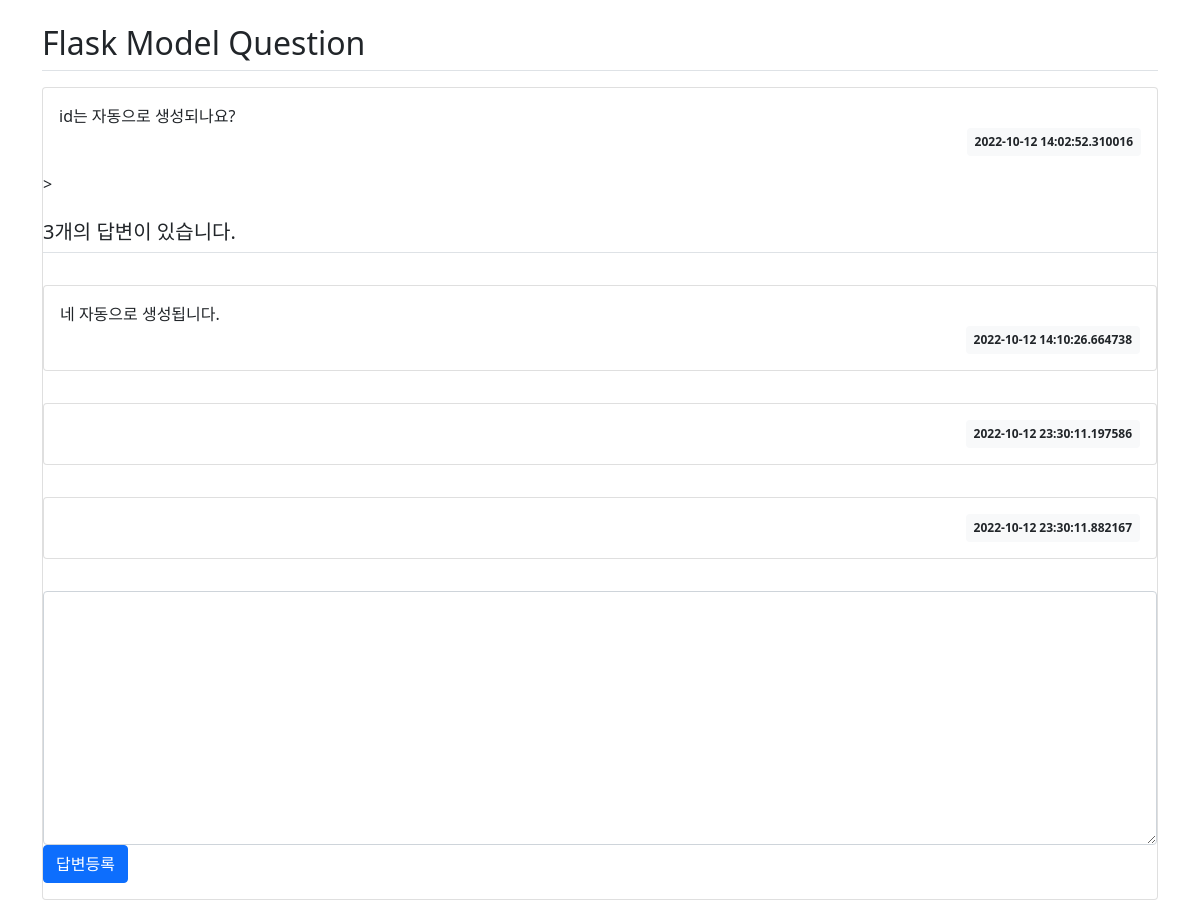
Screenshot of /question/detail/2/ with the database file from the repository.
### pybo/models.py (models this page shows)
class Question(db.Model):
    id = db.Column(db.Integer, primary_key=True)
    subject = db.Column(db.String(200), nullable=False)
    content = db.Column(db.Text(), nullable=False)
    create_date = db.Column(db.DateTime(), nullable=False)

class Answer(db.Model):
    id = db.Column(db.Integer, primary_key=True)
    question_id = db.Column(db.Integer, db.ForeignKey('question.id', ondelete='CASCADE'))
    question = db.relationship('Question', backref=db.backref('answer_set'))
    content = db.Column(db.Text(), nullable=False)
    create_date = db.Column(db.DateTime(), nullable=False)

### pybo/views/question_views.py (the view)
@bp.route('/detail/<int:question_id>/')
def detail(question_id):
    form = AnswerForm()
    question = Question.query.get_or_404(question_id)
    return render_template('question/question_detail.html', question=question, form=form)

### pybo/forms.py
class AnswerForm(FlaskForm):
    content = TextAreaField('내용', validators=[DataRequired('내용은 필수입력 항목입니다.')])

### pybo/templates/question/question_detail.html (shortened to what this page needs)
{% extends 'base.html'%}
{% block content %}
<div class="container my-3">
    <h2 class="border-bottom py-2">{{question.subject}}</h2>
    <div class="card my-3">
        <div class="card-body">
            <div class="card-text" style="white-space: pre-line;">{{question.content}}</div>
            <div class="d-flex justify-content-end">
                <div class="badge bg-light text-dark p-2">
                    {{question.create_date}}
                </div>
            </div>
    </div>
    >
    <h5 class="border-bottom my-3 py-2">{{question.answer_set|length}}개의 답변이 있습니다.</h5>
    {% for answer in question.answer_set %}
    <div class="card my-3">
        <div class="card-body">
            <div class="card-text" style="white-space: pre-line;">{{answer.content}}</div>
            <div class="d-flex justify-content-end">
                <div class="badge bg-light text-dark p-2">
                    {{answer.create_date}}
                </div>
            </div>
        </div>
    </div>
    {% endfor %}
    <form action="{{url_for('answer.create', question_id=question.id) }}" method="post" class="my-3">
        <div class="md-3">
            <textarea name="content" id="content" class="form-control" rows="10"></textarea>
        </div>
        <input type="submit" value="답변등록" class="btn btn-primary">
    </form>
</div>
{% endblock %}

### pybo/templates/base.html (shortened to what this page needs)
<!doctype html>
<html lang="ko">
<head>
    <link rel="stylesheet" href="{{ url_for('static', filename='bootstrap.min.css') }}">
    <link rel="stylesheet" href="{{ url_for('static', filename='style.css') }}">
</head>
<body>
{% block content %}
{% endblock %}
</body>
</html>

### rows the page displays
Question: subject "Flask Model Question", content "id는 자동으로 생성되나요?", create_date "2022-10-12 14:02:52.310016"
Answer: content "네 자동으로 생성됩니다.", create_date "2022-10-12 14:10:26.664738"
Answer: create_date "2022-10-12 23:30:11.197586"
Answer: create_date "2022-10-12 23:30:11.882167"

### other values shown
{{ question.answer_set|length }} "3"
